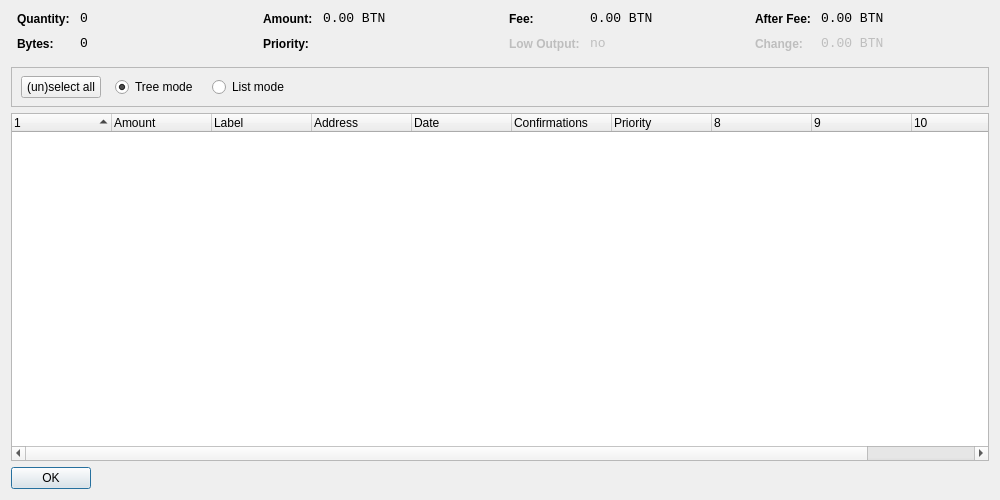
<?xml version="1.0" encoding="UTF-8"?>
<ui version="4.0">
 <class>CoinControlDialog</class>
 <widget class="QDialog" name="CoinControlDialog">
  <property name="geometry">
   <rect>
    <x>0</x>
    <y>0</y>
    <width>1000</width>
    <height>500</height>
   </rect>
  </property>
  <property name="windowTitle">
   <string>Coin Control</string>
  </property>
  <layout class="QVBoxLayout" name="verticalLayout">
   <item>
    <layout class="QHBoxLayout" name="horizontalLayoutTop" stretch="0,0,0,0">
     <property name="topMargin">
      <number>0</number>
     </property>
     <property name="bottomMargin">
      <number>10</number>
     </property>
     <item>
      <layout class="QFormLayout" name="formLayoutCoinControl1">
       <property name="horizontalSpacing">
        <number>10</number>
       </property>
       <property name="verticalSpacing">
        <number>10</number>
       </property>
       <property name="leftMargin">
        <number>6</number>
       </property>
       <property name="rightMargin">
        <number>6</number>
       </property>
       <item row="0" column="0">
        <widget class="QLabel" name="labelCoinControlQuantityText">
         <property name="styleSheet">
          <string notr="true">font-weight:bold;</string>
         </property>
         <property name="text">
          <string>Quantity:</string>
         </property>
        </widget>
       </item>
       <item row="0" column="1">
        <widget class="QLabel" name="labelCoinControlQuantity">
         <property name="font">
          <font>
           <family>Monospace</family>
           <pointsize>10</pointsize>
          </font>
         </property>
         <property name="cursor">
          <cursorShape>IBeamCursor</cursorShape>
         </property>
         <property name="contextMenuPolicy">
          <enum>Qt::ActionsContextMenu</enum>
         </property>
         <property name="text">
          <string notr="true">0</string>
         </property>
         <property name="textInteractionFlags">
          <set>Qt::LinksAccessibleByMouse|Qt::TextSelectableByKeyboard|Qt::TextSelectableByMouse</set>
         </property>
        </widget>
       </item>
       <item row="1" column="0">
        <widget class="QLabel" name="labelCoinControlBytesText">
         <property name="styleSheet">
          <string notr="true">font-weight:bold;</string>
         </property>
         <property name="text">
          <string>Bytes:</string>
         </property>
        </widget>
       </item>
       <item row="1" column="1">
        <widget class="QLabel" name="labelCoinControlBytes">
         <property name="font">
          <font>
           <family>Monospace</family>
           <pointsize>10</pointsize>
          </font>
         </property>
         <property name="cursor">
          <cursorShape>IBeamCursor</cursorShape>
         </property>
         <property name="contextMenuPolicy">
          <enum>Qt::ActionsContextMenu</enum>
         </property>
         <property name="text">
          <string notr="true">0</string>
         </property>
         <property name="textInteractionFlags">
          <set>Qt::LinksAccessibleByMouse|Qt::TextSelectableByKeyboard|Qt::TextSelectableByMouse</set>
         </property>
        </widget>
       </item>
      </layout>
     </item>
     <item>
      <layout class="QFormLayout" name="formLayoutCoinControl2">
       <property name="horizontalSpacing">
        <number>10</number>
       </property>
       <property name="verticalSpacing">
        <number>10</number>
       </property>
       <property name="leftMargin">
        <number>6</number>
       </property>
       <property name="rightMargin">
        <number>6</number>
       </property>
       <item row="0" column="0">
        <widget class="QLabel" name="labelCoinControlAmountText">
         <property name="styleSheet">
          <string notr="true">font-weight:bold;</string>
         </property>
         <property name="text">
          <string>Amount:</string>
         </property>
        </widget>
       </item>
       <item row="0" column="1">
        <widget class="QLabel" name="labelCoinControlAmount">
         <property name="font">
          <font>
           <family>Monospace</family>
           <pointsize>10</pointsize>
          </font>
         </property>
         <property name="cursor">
          <cursorShape>IBeamCursor</cursorShape>
         </property>
         <property name="contextMenuPolicy">
          <enum>Qt::ActionsContextMenu</enum>
         </property>
         <property name="text">
          <string notr="true">0.00 BTN</string>
         </property>
         <property name="textInteractionFlags">
          <set>Qt::LinksAccessibleByMouse|Qt::TextSelectableByKeyboard|Qt::TextSelectableByMouse</set>
         </property>
        </widget>
       </item>
       <item row="1" column="0">
        <widget class="QLabel" name="labelCoinControlPriorityText">
         <property name="styleSheet">
          <string notr="true">font-weight:bold;</string>
         </property>
         <property name="text">
          <string>Priority:</string>
         </property>
        </widget>
       </item>
       <item row="1" column="1">
        <widget class="QLabel" name="labelCoinControlPriority">
         <property name="font">
          <font>
           <family>Monospace</family>
           <pointsize>10</pointsize>
          </font>
         </property>
         <property name="cursor">
          <cursorShape>IBeamCursor</cursorShape>
         </property>
         <property name="contextMenuPolicy">
          <enum>Qt::ActionsContextMenu</enum>
         </property>
         <property name="text">
          <string/>
         </property>
         <property name="textInteractionFlags">
          <set>Qt::LinksAccessibleByMouse|Qt::TextSelectableByKeyboard|Qt::TextSelectableByMouse</set>
         </property>
        </widget>
       </item>
      </layout>
     </item>
     <item>
      <layout class="QFormLayout" name="formLayoutCoinControl3">
       <property name="horizontalSpacing">
        <number>10</number>
       </property>
       <property name="verticalSpacing">
        <number>10</number>
       </property>
       <property name="leftMargin">
        <number>6</number>
       </property>
       <property name="rightMargin">
        <number>6</number>
       </property>
       <item row="0" column="0">
        <widget class="QLabel" name="labelCoinControlFeeText">
         <property name="styleSheet">
          <string notr="true">font-weight:bold;</string>
         </property>
         <property name="text">
          <string>Fee:</string>
         </property>
        </widget>
       </item>
       <item row="0" column="1">
        <widget class="QLabel" name="labelCoinControlFee">
         <property name="font">
          <font>
           <family>Monospace</family>
           <pointsize>10</pointsize>
          </font>
         </property>
         <property name="cursor">
          <cursorShape>IBeamCursor</cursorShape>
         </property>
         <property name="contextMenuPolicy">
          <enum>Qt::ActionsContextMenu</enum>
         </property>
         <property name="text">
          <string notr="true">0.00 BTN</string>
         </property>
         <property name="textInteractionFlags">
          <set>Qt::LinksAccessibleByMouse|Qt::TextSelectableByKeyboard|Qt::TextSelectableByMouse</set>
         </property>
        </widget>
       </item>
       <item row="1" column="0">
        <widget class="QLabel" name="labelCoinControlLowOutputText">
         <property name="enabled">
          <bool>false</bool>
         </property>
         <property name="styleSheet">
          <string notr="true">font-weight:bold;</string>
         </property>
         <property name="text">
          <string>Low Output:</string>
         </property>
        </widget>
       </item>
       <item row="1" column="1">
        <widget class="QLabel" name="labelCoinControlLowOutput">
         <property name="enabled">
          <bool>false</bool>
         </property>
         <property name="font">
          <font>
           <family>Monospace</family>
           <pointsize>10</pointsize>
          </font>
         </property>
         <property name="cursor">
          <cursorShape>IBeamCursor</cursorShape>
         </property>
         <property name="contextMenuPolicy">
          <enum>Qt::ActionsContextMenu</enum>
         </property>
         <property name="text">
          <string notr="true">no</string>
         </property>
         <property name="textInteractionFlags">
          <set>Qt::LinksAccessibleByMouse|Qt::TextSelectableByKeyboard|Qt::TextSelectableByMouse</set>
         </property>
        </widget>
       </item>
      </layout>
     </item>
     <item>
      <layout class="QFormLayout" name="formLayoutCoinControl4">
       <property name="horizontalSpacing">
        <number>10</number>
       </property>
       <property name="verticalSpacing">
        <number>10</number>
       </property>
       <property name="leftMargin">
        <number>6</number>
       </property>
       <property name="rightMargin">
        <number>6</number>
       </property>
       <item row="0" column="0">
        <widget class="QLabel" name="labelCoinControlAfterFeeText">
         <property name="styleSheet">
          <string notr="true">font-weight:bold;</string>
         </property>
         <property name="text">
          <string>After Fee:</string>
         </property>
        </widget>
       </item>
       <item row="0" column="1">
        <widget class="QLabel" name="labelCoinControlAfterFee">
         <property name="font">
          <font>
           <family>Monospace</family>
           <pointsize>10</pointsize>
          </font>
         </property>
         <property name="cursor">
          <cursorShape>IBeamCursor</cursorShape>
         </property>
         <property name="contextMenuPolicy">
          <enum>Qt::ActionsContextMenu</enum>
         </property>
         <property name="text">
          <string notr="true">0.00 BTN</string>
         </property>
         <property name="textInteractionFlags">
          <set>Qt::LinksAccessibleByMouse|Qt::TextSelectableByKeyboard|Qt::TextSelectableByMouse</set>
         </property>
        </widget>
       </item>
       <item row="1" column="0">
        <widget class="QLabel" name="labelCoinControlChangeText">
         <property name="enabled">
          <bool>false</bool>
         </property>
         <property name="styleSheet">
          <string notr="true">font-weight:bold;</string>
         </property>
         <property name="text">
          <string>Change:</string>
         </property>
        </widget>
       </item>
       <item row="1" column="1">
        <widget class="QLabel" name="labelCoinControlChange">
         <property name="enabled">
          <bool>false</bool>
         </property>
         <property name="font">
          <font>
           <family>Monospace</family>
           <pointsize>10</pointsize>
          </font>
         </property>
         <property name="cursor">
          <cursorShape>IBeamCursor</cursorShape>
         </property>
         <property name="contextMenuPolicy">
          <enum>Qt::ActionsContextMenu</enum>
         </property>
         <property name="text">
          <string notr="true">0.00 BTN</string>
         </property>
         <property name="textInteractionFlags">
          <set>Qt::LinksAccessibleByMouse|Qt::TextSelectableByKeyboard|Qt::TextSelectableByMouse</set>
         </property>
        </widget>
       </item>
      </layout>
     </item>
    </layout>
   </item>
   <item>
    <widget class="QFrame" name="frame">
     <property name="minimumSize">
      <size>
       <width>0</width>
       <height>40</height>
      </size>
     </property>
     <property name="frameShape">
      <enum>QFrame::StyledPanel</enum>
     </property>
     <property name="frameShadow">
      <enum>QFrame::Sunken</enum>
     </property>
     <widget class="QWidget" name="horizontalLayoutWidget">
      <property name="geometry">
       <rect>
        <x>10</x>
        <y>0</y>
        <width>781</width>
        <height>41</height>
       </rect>
      </property>
      <layout class="QHBoxLayout" name="horizontalLayoutPanel" stretch="0,0,0,0,0">
       <property name="spacing">
        <number>14</number>
       </property>
       <item>
        <widget class="QPushButton" name="pushButtonSelectAll">
         <property name="sizePolicy">
          <sizepolicy hsizetype="Maximum" vsizetype="Fixed">
           <horstretch>0</horstretch>
           <verstretch>0</verstretch>
          </sizepolicy>
         </property>
         <property name="text">
          <string>(un)select all</string>
         </property>
        </widget>
       </item>
       <item>
        <widget class="QRadioButton" name="radioTreeMode">
         <property name="sizePolicy">
          <sizepolicy hsizetype="Maximum" vsizetype="Fixed">
           <horstretch>0</horstretch>
           <verstretch>0</verstretch>
          </sizepolicy>
         </property>
         <property name="text">
          <string>Tree mode</string>
         </property>
         <property name="checked">
          <bool>true</bool>
         </property>
        </widget>
       </item>
       <item>
        <widget class="QRadioButton" name="radioListMode">
         <property name="sizePolicy">
          <sizepolicy hsizetype="Maximum" vsizetype="Fixed">
           <horstretch>0</horstretch>
           <verstretch>0</verstretch>
          </sizepolicy>
         </property>
         <property name="text">
          <string>List mode</string>
         </property>
        </widget>
       </item>
       <item>
        <spacer name="horizontalSpacer">
         <property name="orientation">
          <enum>Qt::Horizontal</enum>
         </property>
         <property name="sizeHint" stdset="0">
          <size>
           <width>40</width>
           <height>20</height>
          </size>
         </property>
        </spacer>
       </item>
      </layout>
     </widget>
    </widget>
   </item>
   <item>
    <widget class="CoinControlTreeWidget" name="treeWidget">
     <property name="contextMenuPolicy">
      <enum>Qt::CustomContextMenu</enum>
     </property>
     <property name="sortingEnabled">
      <bool>false</bool>
     </property>
     <property name="columnCount">
      <number>11</number>
     </property>
     <attribute name="headerShowSortIndicator" stdset="0">
      <bool>true</bool>
     </attribute>
     <attribute name="headerStretchLastSection">
      <bool>false</bool>
     </attribute>
     <column>
      <property name="text">
       <string/>
      </property>
     </column>
     <column>
      <property name="text">
       <string>Amount</string>
      </property>
     </column>
     <column>
      <property name="text">
       <string>Label</string>
      </property>
     </column>
     <column>
      <property name="text">
       <string>Address</string>
      </property>
     </column>
     <column>
      <property name="text">
       <string>Date</string>
      </property>
     </column>
     <column>
      <property name="text">
       <string>Confirmations</string>
      </property>
      <property name="toolTip">
       <string>Confirmed</string>
      </property>
     </column>
     <column>
      <property name="text">
       <string>Priority</string>
      </property>
     </column>
     <column>
      <property name="text">
       <string/>
      </property>
     </column>
     <column>
      <property name="text">
       <string/>
      </property>
     </column>
     <column>
      <property name="text">
       <string/>
      </property>
     </column>
     <column>
      <property name="text">
       <string/>
      </property>
     </column>
    </widget>
   </item>
   <item>
    <widget class="QDialogButtonBox" name="buttonBox">
     <property name="sizePolicy">
      <sizepolicy hsizetype="Maximum" vsizetype="Fixed">
       <horstretch>0</horstretch>
       <verstretch>0</verstretch>
      </sizepolicy>
     </property>
     <property name="orientation">
      <enum>Qt::Horizontal</enum>
     </property>
     <property name="standardButtons">
      <set>QDialogButtonBox::Ok</set>
     </property>
    </widget>
   </item>
  </layout>
 </widget>
 <customwidgets>
  <customwidget>
   <class>CoinControlTreeWidget</class>
   <extends>QTreeWidget</extends>
   <header>coincontroltreewidget.h</header>
  </customwidget>
 </customwidgets>
 <resources/>
 <connections/>
</ui>
